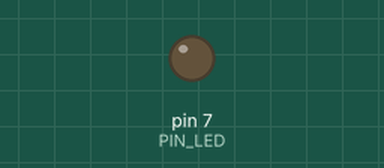
Recording of a sketch running on a simulated Arduino Uno, built with avr-gcc and run on an emulated ATmega328P. Parts: output pins drawn as LEDs (lit = HIGH). What the sketch prints to the serial monitor is not drawn.

Above: at 0.05 s.
At 0.25 s:
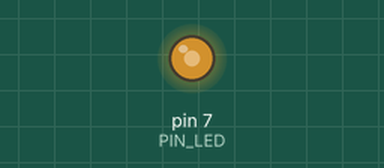
At 0.45 s:
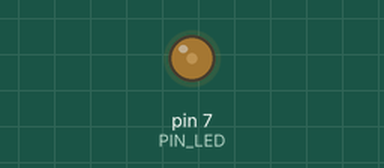
At 1.0 s:
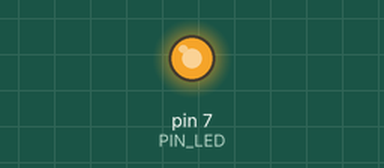
Timing chart, 0 to 3.0 s (numbered marks = the images above):
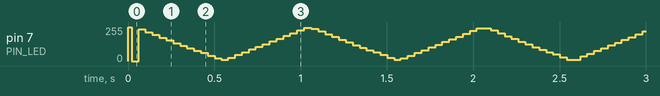

The sketch:

06_challange_2.ino
```cpp
#define PIN_LED 7
unsigned int period = 100;  //100, 1000, 10000의 case 녹화
unsigned int onTime, offTime; //unit: us

void setup() {
  pinMode(PIN_LED, OUTPUT);

  Serial.begin(115200); //Intialize serial port for monitor
  while(!Serial){
    ; //wait for serial port to connect
  }

  set_period(10000);
}

void loop() {
  Serial.println("ON"); //log to check the speed
  //increasing brighness
  for(int i=0;i<100;i++)
  {
    turnon_light(i);
  }
  //decreasing brightness
  for(int i=100;i>0;i--)
  {
    turnon_light(i);
  }
}

void turnon_light(int pDuty){
  //if period is larger than 7500: its duration became larger => skip 1/2 steps
  if(period > (5000 + 10000) / 2 && pDuty % 2 == 1){
    return;
  }
  int periodSum = 0;
  //500000(1/2 sec.) / 100(steps): each steps will be filled by periods
  while(periodSum < 500000 / 100)
  {
    set_duty(pDuty);
    periodSum += period;
  }
}

//period: 100 to 10000 (unit: us, 1ms = 1000us)
void set_period(int pPeriod){
  if(pPeriod < 100 || pPeriod > 10000){
    return;
  }
  period = pPeriod;
  Serial.println(period); //log to record period
}

//duty: 0(off) to 100(Maximum brightness) (unit: %)
void set_duty(int pDuty){
  if(pDuty < 0 || pDuty > 100){
    return;
  }
  onTime = (double)period * pDuty / 100;
  offTime = period - onTime;
  //turn on for duty
  digitalWrite(PIN_LED, 0);
  delayMicroseconds(onTime);
  //turn off for ramnant time
  digitalWrite(PIN_LED, 1);
  delayMicroseconds(offTime);
}
```
